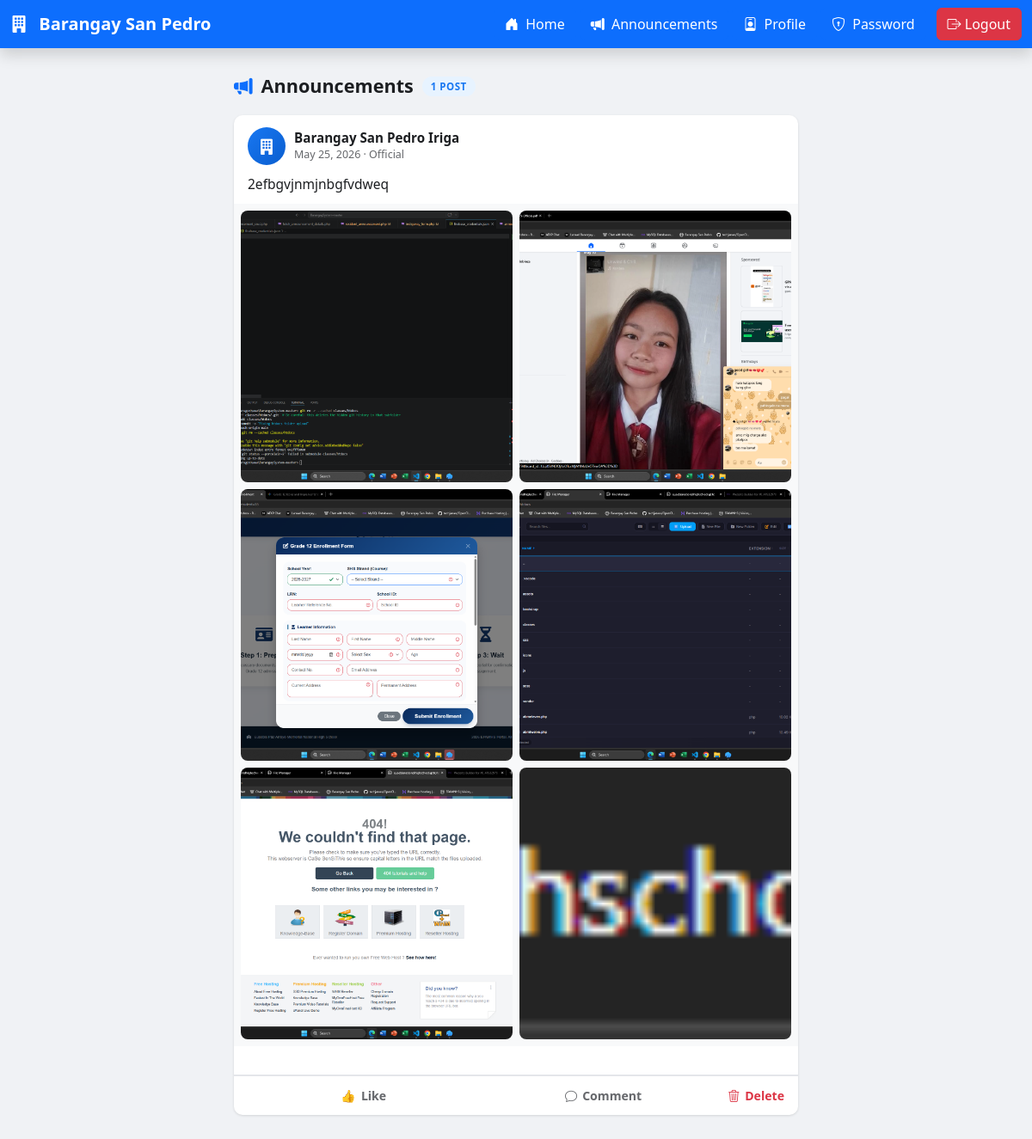
The app's page /resident_announcement.php with its own data.
### tables this page shows
CREATE TABLE `tbl_announcement` (
  `id_announcement` int NOT NULL,
  `event` varchar(1000) NOT NULL,
  `target` varchar(255) DEFAULT NULL,
  `start_date` date NOT NULL,
  `addedby` varchar(255) NOT NULL,
  `status` varchar(20) DEFAULT 'active',
  `image` varchar(255) DEFAULT NULL
);

### classes/main.class.php (called while the page is built, shortened)
<?php
class BMISClass {
    protected $server = "mysql:host=localhost;dbname=bmis";
    protected $user = "root";
    protected $pass = "";
    protected $options = array(PDO::ATTR_ERRMODE => PDO::ERRMODE_EXCEPTION, PDO::ATTR_DEFAULT_FETCH_MODE => PDO::FETCH_ASSOC);
    protected $con;
public function openConn() {
    if ($this->con === null) {
        try {
            $this->con = new PDO($this->server, $this->user, $this->pass, $this->options);
        } catch (PDOException $e) {
            notif("Database Connection Error: " . $e->getMessage(), 'error');
        }
    }
    return $this->con;
}
    public function get_userdata(){
        return $_SESSION['userdata'];
    }
    public function view_active_announcements($user_id){
        $connection = $this->openConn();
        $sql = "SELECT * FROM tbl_announcement
                WHERE id_announcement NOT IN (
                    SELECT announcement_id FROM tbl_hidden_announcements WHERE user_id = ?
                ) AND status = 'active'
                ORDER BY start_date DESC";
        $stmt = $connection->prepare($sql);
        $stmt->execute([$user_id]);
        return $stmt->fetchAll();
    }
    public function get_user_reaction($announcement_id, $user_id) {
        $connection = $this->openConn();
        $stmt = $connection->prepare("SELECT reaction_type FROM tbl_announcement_reactions WHERE announcement_id = ? AND user_id = ?");
        $stmt->execute([$announcement_id, $user_id]);
        $row = $stmt->fetch();
        return $row ? $row['reaction_type'] : null;
    }
}
$bmis = new BMISClass();
?>

### resident_announcement.php (the view, shortened to what this page needs)
<?php
    include('classes/resident.class.php');
    $userdetails = $bmis->get_userdata();
?>
<?php
    $current_user_id = $userdetails['id_resident'];
    $view = $bmis->view_active_announcements($current_user_id);
?>
<!DOCTYPE html>
<html lang="en">
<head>
        <link href="https://cdn.jsdelivr.net/npm/bootstrap@5.3.0/dist/css/bootstrap.min.css" rel="stylesheet">
        <link rel="stylesheet" href="https://cdn.jsdelivr.net/npm/bootstrap-icons@1.11.3/font/bootstrap-icons.min.css">
</head>
<body>
 <nav class="navbar navbar-expand-lg navbar-dark bg-primary sticky-top d-none d-md-block shadow">
    <div class="container-fluid">
        <a class="navbar-brand fw-bold" href="resident_homepage.php">
            <i class="bi bi-building-fill me-2"></i> Barangay San Pedro
        </a>
        <div class="d-flex ms-auto">
            <a href="resident_homepage.php" class="btn btn-primary me-1"><i class="bi bi-house-door-fill me-1"></i> Home</a>
            <a href="resident_announcement.php" class="btn btn-primary me-1"><i class="bi bi-megaphone-fill me-1"></i> Announcements</a>
            <a href="resident_profile.php?id_resident=<?= $userdetails['id_resident'];?>" class="btn btn-primary me-1"><i class="bi bi-person-badge me-1"></i> Profile</a>
            <a href="resident_changepass.php?id_resident=<?= $userdetails['id_resident'];?>" class="btn btn-primary me-1"><i class="bi bi-shield-lock me-1"></i> Password</a>
            <a href="logout.php" class="btn btn-danger ms-2"><i class="bi bi-box-arrow-right"></i> Logout</a>
        </div>
    </div>
</nav>
<div class="page-wrap">
    <div class="page-title">
        <i class="bi bi-megaphone-fill text-primary"></i>
        Announcements
        <?php if(is_array($view) && count($view) > 0): ?>
            <span class="post-count-badge"><?= count($view); ?> post<?= count($view) > 1 ? 's' : ''; ?></span>
        <?php endif; ?>
    </div>
<?php
$emojiMap = ['like'=>'👍','love'=>'❤️','haha'=>'😂','wow'=>'😮','sad'=>'😢','angry'=>'😡'];
if(is_array($view) && count($view) > 0):
    foreach($view as $ann):
        $ann_id    = $ann['id_announcement'];
        $hasImg    = !empty($ann['image']);
        $userReact = $bmis->get_user_reaction($ann_id, $current_user_id);
        $reactionLabel = $userReact ? ucfirst($userReact) : 'Like';
        $reactionIcon  = $userReact ? $emojiMap[$userReact] : '👍';
?>
   <div class="fb-card">
        <div class="fb-card-header">
            <div class="fb-avatar"><i class="bi bi-building-fill"></i></div>
            <div class="fb-meta">
                <div class="fb-page-name">Barangay San Pedro Iriga</div>
                <div class="fb-post-date"><?= date('F j, Y', strtotime($ann['start_date'])); ?> · Official</div>
            </div>
        </div>
        <?php if(!empty($ann['event'])): ?>
        <div class="fb-card-body">
            <p class="fb-post-text"><?= nl2br(htmlspecialchars($ann['event'])); ?></p>
        </div>
        <?php endif; ?>
        <?php
        if($hasImg):
        ?>
        <div class="fb-image-gallery d-flex flex-wrap bg-light p-2 gap-2">
    <?php
    $images = explode(',', $ann['image']);
    $images_json = json_encode($images);
    foreach($images as $index => $img):
        $img = trim($img);
    ?>
        <img src="uploads/<?= htmlspecialchars($img); ?>"
             class="fb-gallery-item"
             style="width: <?= count($images) > 1 ? 'calc(50% - 4px)' : '100%'; ?>; aspect-ratio: 1/1; object-fit: cover; border-radius: 8px; cursor: pointer;"
             onclick='openGallery(<?= $images_json; ?>, <?= $index; ?>)'>
    <?php endforeach; ?>
</div>
        <?php endif; ?>
        <div class="reaction-summary">
        </div>
        <div class="fb-card-footer">
    <button class="fb-react-btn <?= $userReact ? 'reacted-'.$userReact : ''; ?>"
            id="like-btn-<?= $ann_id; ?>"
            data-ann="<?= $ann_id; ?>"
            data-current="<?= $userReact ?: ''; ?>"
            onclick="quickLike(event, <?= $ann_id; ?>)"
            onmousedown="startHold(<?= $ann_id; ?>)"
            onmouseup="cancelHold()"
            onmouseleave="cancelHold()"
            ontouchstart="startHold(<?= $ann_id; ?>)"
            ontouchend="cancelHold()">
        <span id="like-icon-<?= $ann_id; ?>"><?= $reactionIcon; ?></span>
        <span id="like-label-<?= $ann_id; ?>"><?= $reactionLabel; ?></span>
    </button>
    <button class="fb-react-btn" onclick="toggleComments(<?= $ann_id; ?>)">
        <i class="bi bi-chat"></i> Comment
    </button>
     <form method="POST" onsubmit="return confirm('Delete this post?');" style="display:inline;">
    <button type="submit" name="delete_announcement" class="fb-react-btn text-danger">
        <i class="bi bi-trash3"></i> Delete
    </button>
</form>
</div>
    </div>
<?php endforeach;
endif; ?>
</div>
</body>
</html>

### resident_announcement.php (style rules this page uses)
body { margin: 0; padding: 0; background-color: #f0f2f5; }
.page-wrap { max-width:680px;margin:28px auto 60px;padding:0 12px }
.page-title { font-size:1.35rem;font-weight:700;color:#1c1e21;margin-bottom:18px;display:flex;align-items:center;gap:10px }
.post-count-badge { background:#e7f3ff;color:#1877f2;font-size:.72rem;font-weight:700;padding:3px 10px;border-radius:20px;letter-spacing:.5px;text-transform:uppercase }
.fb-card { background:#fff;border-radius:10px;box-shadow:0 1px 3px rgba(0,0,0,.12);margin-bottom:16px;overflow:hidden }
.fb-card-header { display:flex;align-items:center;padding:14px 16px 8px }
.fb-avatar { width:44px;height:44px;border-radius:50%;background:linear-gradient(135deg,#1877f2,#0a5ecf);display:flex;align-items:center;justify-content:center;color:#fff;font-size:1.15rem;flex-shrink:0 }
.fb-meta { margin-left:10px }
.fb-page-name { font-size:.95rem;font-weight:700;color:#1c1e21;line-height:1.2 }
.fb-post-date { font-size:.78rem;color:#65676b;display:flex;align-items:center;gap:5px;margin-top:2px }
.fb-card-body { padding:2px 16px 10px }
.fb-post-text { font-size:.97rem;color:#1c1e21;line-height:1.6;margin:0;white-space:pre-line;word-break:break-word }
.reaction-summary { padding:6px 16px;display:flex;align-items:center;justify-content:space-between;font-size:.85rem;color:#65676b;border-bottom:1px solid #e4e6ea;min-height:34px }
.fb-react-btn { transition: color 0.1s ease-in-out, background 0.2s; }
.fb-card-footer { border-top:1px solid #e4e6ea;padding:4px 12px;display:flex;gap:2px }
.fb-react-btn { flex:1;background:none;border:none;color:#65676b;font-size:.88rem;font-weight:600;padding:8px 4px;border-radius:6px;cursor:pointer;display:flex;align-items:center;justify-content:center;gap:6px;transition: color 0.1s ease-in-out, background 0.2s;position:relative;user-select:none }

### records on screen
tbl_announcement: start_date "May 25, 2026", event "2efbgvjnmjnbgfvdweq", reactionIcon "👍", reactionLabel "Like"

### other values on screen
count($view) "1"
